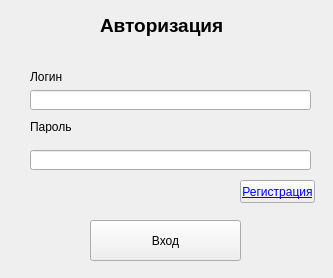
<?xml version="1.0" encoding="UTF-8"?>
<ui version="4.0">
 <class>MainWindow</class>
 <widget class="QMainWindow" name="MainWindow">
  <property name="geometry">
   <rect>
    <x>0</x>
    <y>0</y>
    <width>333</width>
    <height>278</height>
   </rect>
  </property>
  <property name="windowTitle">
   <string>MainWindow</string>
  </property>
  <widget class="QWidget" name="centralwidget">
   <widget class="QLineEdit" name="login_txt">
    <property name="geometry">
     <rect>
      <x>30</x>
      <y>90</y>
      <width>281</width>
      <height>20</height>
     </rect>
    </property>
   </widget>
   <widget class="QLabel" name="label">
    <property name="geometry">
     <rect>
      <x>100</x>
      <y>10</y>
      <width>131</width>
      <height>31</height>
     </rect>
    </property>
    <property name="font">
     <font>
      <pointsize>14</pointsize>
      <weight>75</weight>
      <bold>true</bold>
     </font>
    </property>
    <property name="text">
     <string>Авторизация</string>
    </property>
   </widget>
   <widget class="QLabel" name="label_2">
    <property name="geometry">
     <rect>
      <x>30</x>
      <y>70</y>
      <width>47</width>
      <height>13</height>
     </rect>
    </property>
    <property name="text">
     <string>Логин</string>
    </property>
   </widget>
   <widget class="QLabel" name="label_3">
    <property name="geometry">
     <rect>
      <x>30</x>
      <y>120</y>
      <width>47</width>
      <height>13</height>
     </rect>
    </property>
    <property name="text">
     <string>Пароль</string>
    </property>
   </widget>
   <widget class="QLineEdit" name="pass_txt">
    <property name="geometry">
     <rect>
      <x>30</x>
      <y>150</y>
      <width>281</width>
      <height>20</height>
     </rect>
    </property>
   </widget>
   <widget class="QPushButton" name="login_btn">
    <property name="geometry">
     <rect>
      <x>90</x>
      <y>220</y>
      <width>151</width>
      <height>41</height>
     </rect>
    </property>
    <property name="text">
     <string>Вход</string>
    </property>
   </widget>
   <widget class="QPushButton" name="register_link">
    <property name="geometry">
     <rect>
      <x>240</x>
      <y>180</y>
      <width>75</width>
      <height>23</height>
     </rect>
    </property>
    <property name="font">
     <font>
      <underline>true</underline>
     </font>
    </property>
    <property name="cursor">
     <cursorShape>PointingHandCursor</cursorShape>
    </property>
    <property name="toolTip">
     <string>зарегайся</string>
    </property>
    <property name="styleSheet">
     <string notr="true">color: rgb(0, 0, 255);</string>
    </property>
    <property name="text">
     <string>Регистрация</string>
    </property>
   </widget>
  </widget>
 </widget>
 <resources/>
 <connections/>
</ui>
